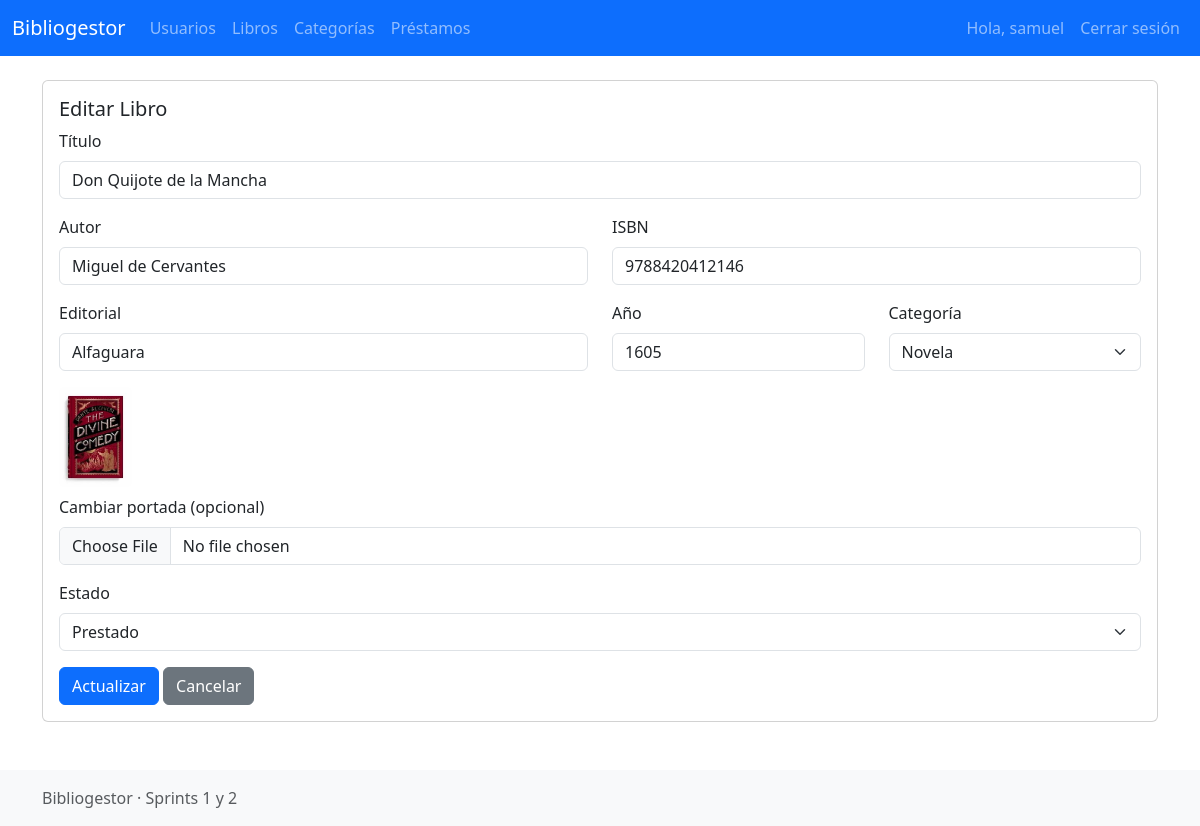
The page /libros/editar.php?id=21 (signed in) on the database its author committed.
### tables this page shows
CREATE TABLE `libros` (
  `idLibro` int(11) NOT NULL,
  `titulo` varchar(200) NOT NULL,
  `autor` varchar(150) DEFAULT NULL,
  `isbn` varchar(50) DEFAULT NULL,
  `editorial` varchar(150) DEFAULT NULL,
  `anio` int(4) DEFAULT NULL,
  `categoria_id` int(11) DEFAULT NULL,
  `estado` enum('Disponible','Prestado') NOT NULL DEFAULT 'Disponible',
  `portada` varchar(255) DEFAULT NULL,
  `fecha_creacion` datetime DEFAULT current_timestamp()
);

CREATE TABLE `categorias` (
  `idCategoria` int(11) NOT NULL,
  `nombre` varchar(100) NOT NULL,
  `descripcion` varchar(255) DEFAULT NULL
);

### libros/editar.php (the view, shortened to what this page needs)
<?php
require_once __DIR__ . '/../plantillas/encabezado.php';
$conn = obtenerConexion();
$errors = [];
$id = intval($_GET['id'] ?? 0);
$stmt = $conn->prepare('SELECT * FROM libros WHERE idLibro = ?'); $stmt->bind_param('i',$id); $stmt->execute(); $res = $stmt->get_result();
$libro = $res->fetch_assoc(); $stmt->close();
if ($_SERVER['REQUEST_METHOD'] === 'POST') {
    $titulo = trim($_POST['titulo'] ?? ''); $autor = trim($_POST['autor'] ?? ''); $isbn = trim($_POST['isbn'] ?? '');
    $editorial = trim($_POST['editorial'] ?? ''); $anio = intval($_POST['anio'] ?? 0); $categoria_id = $_POST['categoria_id'] ? intval($_POST['categoria_id']) : null;
    $estado = $_POST['estado'] ?? 'Disponible';
    if ($titulo === '') $errors[] = 'Título es obligatorio.';
    if ($isbn !== '') {
        $stmt = $conn->prepare('SELECT idLibro FROM libros WHERE isbn = ? AND idLibro != ?'); $stmt->bind_param('si', $isbn, $id); $stmt->execute(); $stmt->store_result();
        if ($stmt->num_rows > 0) $errors[] = 'ISBN ya registrado por otro libro.'; $stmt->close();
    }
    $portada_nombre = $libro['portada'];
    if (!empty($_FILES['portada']['name'])) {
        $up = $_FILES['portada']; $allowed = ['image/jpeg','image/png','image/gif'];
        if ($up['error'] === 0 and in_array($up['type'], $allowed)) {
            $ext = pathinfo($up['name'], PATHINFO_EXTENSION);
            $portada_nombre = uniqid('p_').'.'.$ext;
            $dest = __DIR__ . '/../recursos/imagenes/' . $portada_nombre;
            if (!move_uploaded_file($up['tmp_name'], $dest)) $errors[] = 'No se pudo subir la portada.'; else {
                if ($libro['portada'] && file_exists(__DIR__ . '/../recursos/imagenes/'.$libro['portada'])) @unlink(__DIR__ . '/../recursos/imagenes/'.$libro['portada']);
            }
        } else $errors[] = 'Portada inválida. Usa JPG/PNG/GIF.';
    }
    if (empty($errors)) {
        $stmt = $conn->prepare('UPDATE libros SET titulo=?, autor=?, isbn=?, editorial=?, anio=?, categoria_id=?, estado=?, portada=? WHERE idLibro=?');
        $stmt->bind_param('ssssisssi', $titulo, $autor, $isbn, $editorial, $anio, $categoria_id, $estado, $portada_nombre, $id);
        if ($stmt->execute()) { header('Location: listar.php?msg=Libro actualizado'); exit; } else $errors[] = 'Error actualizando: '.$stmt->error;
    }
} else {
    $titulo = $libro['titulo']; $autor = $libro['autor']; $isbn = $libro['isbn']; $editorial = $libro['editorial'];
    $anio = $libro['anio']; $categoria_id = $libro['categoria_id']; $estado = $libro['estado']; $portada_nombre = $libro['portada'];
}
$cats = $conn->query('SELECT idCategoria, nombre FROM categorias ORDER BY nombre');
?>
<div class="card"><div class="card-body"><h5>Editar Libro</h5><?php if (!empty($errors)): ?><div class="alert alert-danger"><?php foreach($errors as $e) echo "<div>$e</div>"; ?></div><?php endif; ?>
<form method="post" enctype="multipart/form-data">
  <div class="mb-3"><label class="form-label">Título</label><input class="form-control" name="titulo" value="<?php echo htmlspecialchars($titulo); ?>"></div>
  <div class="row"><div class="col-md-6 mb-3"><label class="form-label">Autor</label><input class="form-control" name="autor" value="<?php echo htmlspecialchars($autor); ?>"></div>
  <div class="col-md-6 mb-3"><label class="form-label">ISBN</label><input class="form-control" name="isbn" value="<?php echo htmlspecialchars($isbn); ?>"></div></div>
  <div class="row"><div class="col-md-6 mb-3"><label class="form-label">Editorial</label><input class="form-control" name="editorial" value="<?php echo htmlspecialchars($editorial); ?>"></div>
  <div class="col-md-3 mb-3"><label class="form-label">Año</label><input class="form-control" name="anio" type="number" value="<?php echo htmlspecialchars($anio); ?>"></div>
  <div class="col-md-3 mb-3"><label class="form-label">Categoría</label><select class="form-select" name="categoria_id"><option value="">--Sin categoría--</option><?php while($c = $cats->fetch_assoc()) echo "<option value='{$c['idCategoria']}' ".(($categoria_id==$c['idCategoria'])?'selected':'').">".htmlspecialchars($c['nombre'])."</option>"; ?></select></div></div>
  <div class="mb-3"><?php if ($portada_nombre): ?><div class="mb-2"><img src="<?php echo URL_BASE.'/recursos/imagenes/'.htmlspecialchars($portada_nombre); ?>" style="max-width:80px;max-height:100px;object-fit:cover;" class="rounded"></div><?php endif; ?><label class="form-label">Cambiar portada (opcional)</label><input class="form-control" type="file" name="portada" accept="image/*"></div>
  <div class="mb-3"><label class="form-label">Estado</label><select class="form-select" name="estado"><option value="Prestado" <?php echo ($estado=='Prestado')?'selected':''; ?>>Prestado</option></select></div>
  <button class="btn btn-primary">Actualizar</button> <a class="btn btn-secondary" href="listar.php">Cancelar</a>
</form></div></div>
<?php require_once __DIR__ . '/../plantillas/pie.php'; ?>

### rows shown on the page
libros: titulo "Don Quijote de la Mancha", autor "Miguel de Cervantes", isbn "9788420412146", editorial "Alfaguara", anio "1605", categoria_id "Novela", portada (picture), estado "Prestado"

### other values the page prints
$_SESSION['usuario']['nombre'] "samuel"
